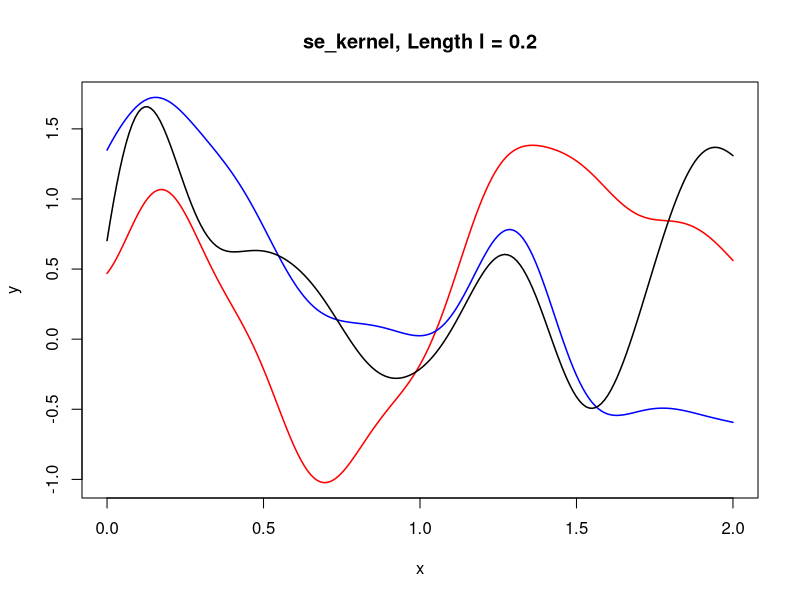
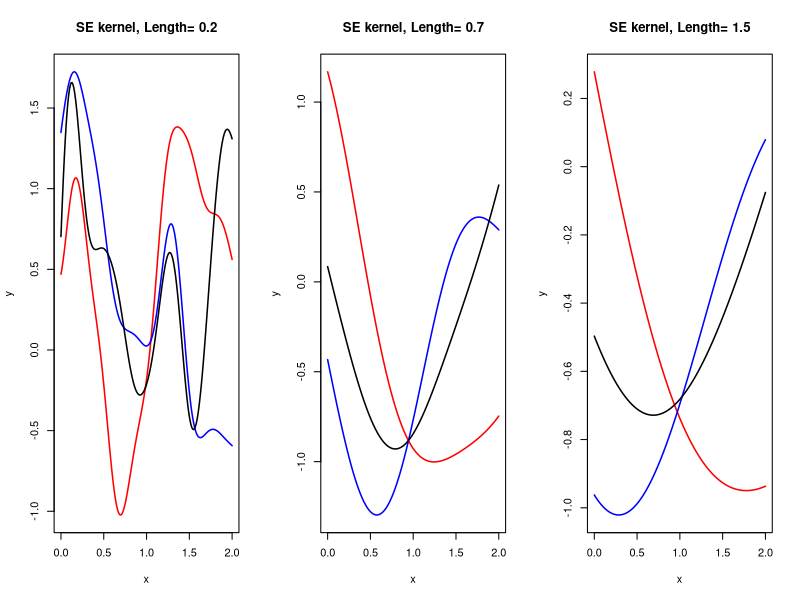
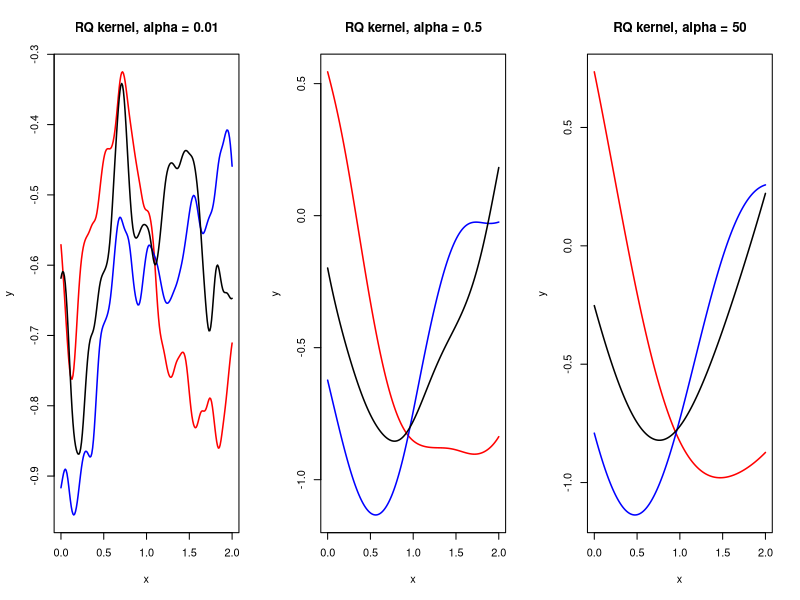
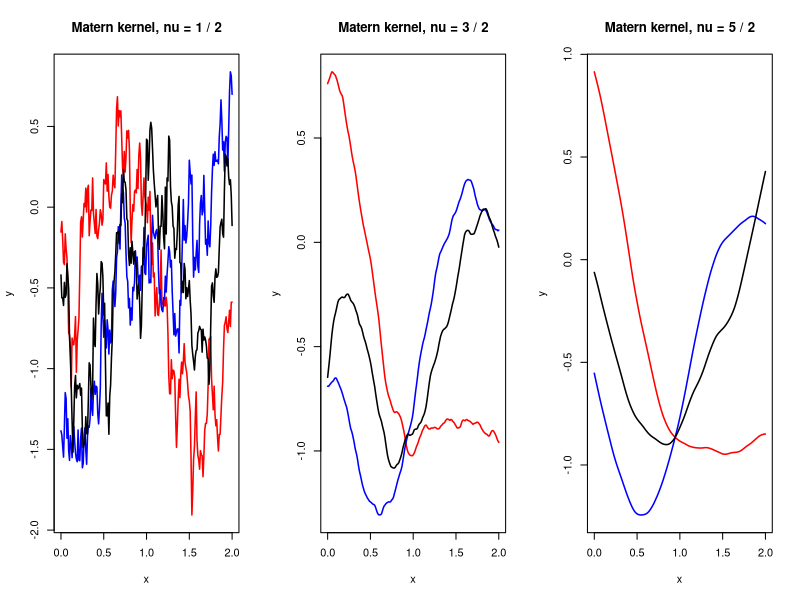
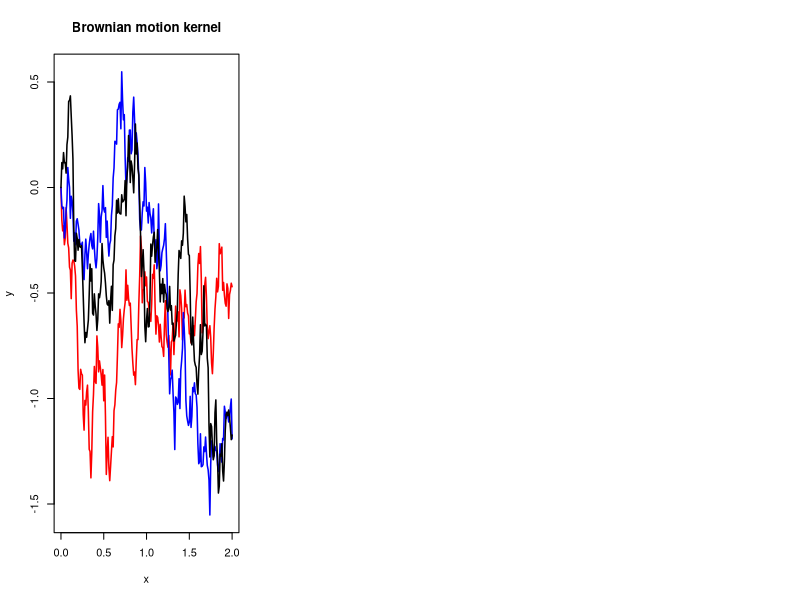

Generate these figures, in order, with R:
## ---- chunk 1
#install.packages("MASS")
library(MASS)

#install.packages('tinytex')
#library(tinytex)


## ---- chunk 2
#tinytex::install_tinytex()
## ---- chunk 3
cov_matrix <- function(x, kernel_fn, ...) {
  outer(x, x, function(a, b) kernel_fn(a, b, ...))
}
## ---- chunk 4
draw_samples <- function(x, N, kernel_fn, ...) {
  set.seed(03-07-2021)
  
  Y <- matrix(NA, nrow = length(x), ncol = N)
  for(n in 1:N) {
    K <- cov_matrix(x, kernel_fn, ...)  #... pass pars from drw_smp to cov_mat 
    Y[, n]<- mvrnorm(1, mu = rep(0, length(x)), Sigma = K)
  }
  Y
}
## ---- chunk 5
x <- seq(0, 2, length.out = 201)           # x-coords
N <- 3                                     # no. of draws
col_list <- list("red", "blue", "black")   # col for lines of different draws
## ---- chunk 6
se_kernel <- function(x, y, Sigma = 1, Length = 1) {
  Sigma^2 * exp(- (x - y)^2 / (2 * Length^2))
}


Y <- draw_samples(x, N, kernel_fn = se_kernel, Length = 0.2)

plot(range(x), range(Y), xlab = "x", ylab = "y", type = 'n', 
     main = "se_kernel, Length l = 0.2")


for(n in 1:N) {
  lines(x, Y[, n], col = col_list[[n]], lwd = 1.5)
}

## ---- chunk 7
par(mfrow = c(1, 3))

for(l in c(0.2, 0.7, 1.5)) {
  Y <- draw_samples(x, N, kernel_fn = se_kernel, Length = l)  # draw samples
  
  plot(range(x), range(Y), xlab = "x", ylab = "y", type = "n",
       main = paste("SE kernel, Length=", l))                 # plot framework
  
  for(n in 1:N) {
    lines(x, Y[, n], col = col_list[[n]], lwd = 1.5)          # lines up samples
  }
  
}


## ---- chunk 8

for(l in c(0.2, 0.7, 1.5)) {
  Y <- draw_samples(x, N, kernel_fn = se_kernel, Length = l)  # draw samples
  str(Y)
}
## ---- chunk 9
rq_kernel <- function(x, y, Sigma = 1, alpha = 1, Length = 1) {
  Sigma^2 * (1 + (x - y)^2 / (2 * alpha * Length^2))^(-alpha)
}

par(mfrow = c(1, 3))

for (a in c(0.01, 0.5, 50)) {
  Y <- draw_samples(x, N, kernel_fn = rq_kernel, alpha = a)
  
  plot(range(x), range(Y), xlab = "x", ylab = "y", type = "n",
       main = paste("RQ kernel, alpha =", a))
  
  for(n in 1:N) {
    lines(x, Y[, n], col = col_list[[n]], lwd = 1.5)
  }
  
}


## ---- chunk 10
matern_kernel <- function(x, y, nu = 1.5, Sigma = 1, l = 1) {
  if(!(nu %in% c(0.5, 1.5, 2.5))) {
    stop("\nu must be equal to 0.5, 1.5 or 2.5")
  }
  
  p <- nu - 0.5
  d <- abs(x - y)
  
  if (p == 0) {
    Sigma^2 * exp(- d / l)
  } else if (p == 1) {
    Sigma^2 * exp(-sqrt(3) * d / l) * (1 + sqrt(3) * d / l)
  } else {
    Sigma^2 * exp(-sqrt(5) * d / l) * (1 + sqrt(5) * d / l + 1/3 * (sqrt(5) * d / l)^2)
  }
  
}



par(mfrow = c(1, 3))
for (nu in c(0.5, 1.5, 2.5)) {
  Y <- draw_samples(x, N, kernel_fn = matern_kernel, nu = nu)
  
  plot(range(x), range(Y), xlab = "x", ylab = "y", type = "n",
       main = paste("Matern kernel, nu =", nu * 2, "/ 2"))
  
  for (n in 1:N) {
    lines(x, Y[, n], col = col_list[[n]], lwd = 1.5)
  }
  
}
## ---- chunk 11
bm_kernel <- function(x, y) {
  pmin(x, y) #two vector x, y, find min for each component in two vec parallely
} 
 
Y <- draw_samples(x, N, kernel_fn = bm_kernel)

plot(range(x), range(Y), xlab = "x", ylab = "y", type = "n", 
     main = "Brownian motion kernel")

for(n in 1:N) {
  lines(x, Y[, n], col = col_list[[n]], lwd = 1.5)
}
